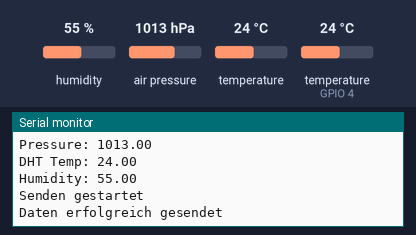
The sketch below on a simulated ESP32. Parts: the last lines printed to the serial monitor. Inputs (shaded band) come from the test bench; at power-on: humidity 55 %, air pressure 1013 hPa, temperature 24 °C, temperature (sensor on GPIO 4) 24 °C.

Above: at 1.3 s.
1.4 s: humidity set to 22 %
At 11.1 s:
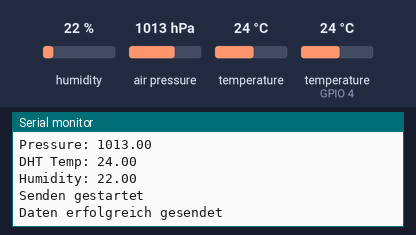
11.4 s: air pressure set to 952 hPa
21.4 s: temperature (sensor 0) set to 12 °C
31.4 s: temperature (sensor on GPIO 4) set to 12 °C
41.4 s: humidity set to 40 %
At 51.1 s:
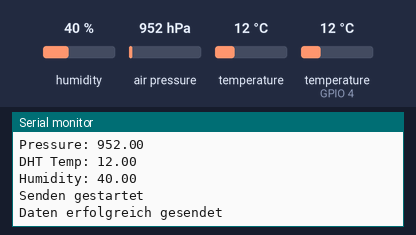
51.4 s: air pressure set to 975 hPa
Timing chart, 0 to 54.4 s (numbered marks = the images above; inputs shaded):
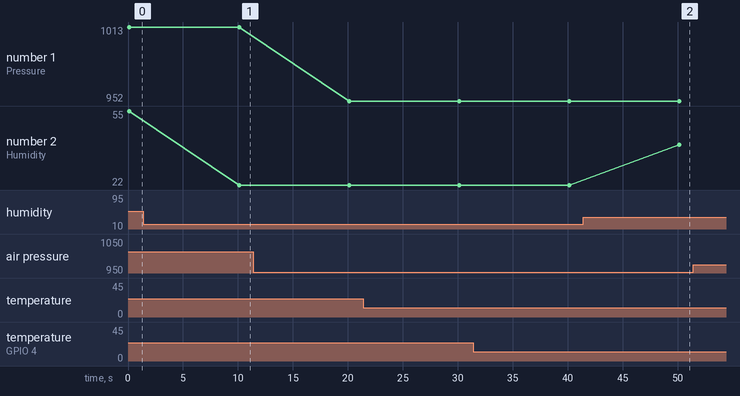

Measured:
- after the input at 1.4 s, the serial monitor: prints a new line after 8.7 s (image 1)
- after the input at 41.4 s, the serial monitor: prints a new line after 8.8 s (image 2)
- plotted number 1: 1013 → 952 after the input at 11.4 s, 952 → 975 after the input at 51.4 s
- plotted number 2: 55 → 22 after the input at 1.4 s, 22 → 40 after the input at 41.4 s

The sketch:

Sender.ino
```cpp
// OUTSIDE MEASUREMENT DEVICE
// BMP280 + DHT22 + ESP-NOW
// Low Power without Deep Sleep

#include <WiFi.h>
#include <esp_now.h>
#include <Wire.h>
#include <Adafruit_Sensor.h>
#include <Adafruit_BMP280.h>
#include "DHT.h"


// ================================ BMP280 ==================================

#define BMP280_I2C_ADDRESS 0x76

Adafruit_BMP280 bmp;


// ================================ DHT22 ==================================

#define DHTPIN 4
#define DHTTYPE DHT22

DHT dht(DHTPIN, DHTTYPE);


// ================================ ESP NOW ================================

uint8_t receiverAddress[] = {
  0xB4, 0xBF, 0xE9, 0xDD, 0x3B, 0xE8
};


typedef struct struct_message {

  float bmpTemperature;
  float bmpPressure;

  float dhtHumidity;
  float dhtTemperature;

} struct_message;


struct_message myData;

esp_now_peer_info_t peerInfo;


// ================================ CALLBACK ================================

void OnDataSent(const uint8_t *mac_addr, esp_now_send_status_t status) {

  if (status == ESP_NOW_SEND_SUCCESS) {
    Serial.println("Daten erfolgreich gesendet");
  }
  else {
    Serial.println("Senden fehlgeschlagen");
  }

}


// ================================ SETUP ==================================

void setup() {

  Serial.begin(115200);

  // CPU langsamer für Strom sparen
  setCpuFrequencyMhz(80);

  // Bluetooth aus
  btStop();


  Wire.begin();


  // BMP280 starten
  if (!bmp.begin(BMP280_I2C_ADDRESS)) {

    Serial.println("BMP280 nicht gefunden!");

    while(true);
  }


  dht.begin();


  // ================= ESP NOW =================

  WiFi.mode(WIFI_STA);

  delay(100);


  Serial.print("Sender MAC: ");
  Serial.println(WiFi.macAddress());


  if (esp_now_init() != ESP_OK) {

    Serial.println("ESP-NOW Fehler");

    while(true);
  }


  esp_now_register_send_cb(OnDataSent);


  memcpy(peerInfo.peer_addr, receiverAddress, 6);

  peerInfo.channel = 0;
  peerInfo.encrypt = false;


  if (esp_now_add_peer(&peerInfo) != ESP_OK) {

    Serial.println("Peer Fehler");

    while(true);
  }


}


// ================================ LOOP ==================================

void loop() {


  Serial.println("----------------");
  Serial.println("Neue Messung");


  // BMP280 lesen

  myData.bmpTemperature = bmp.readTemperature();

  myData.bmpPressure =
      bmp.readPressure() / 100.0F;


  // DHT22 lesen

  myData.dhtHumidity =
      dht.readHumidity();

  myData.dhtTemperature =
      dht.readTemperature();


  if (isnan(myData.dhtHumidity) ||
      isnan(myData.dhtTemperature)) {

    Serial.println("DHT Fehler");

  }
  else {


    Serial.print("BMP Temp: ");
    Serial.println(myData.bmpTemperature);

    Serial.print("Pressure: ");
    Serial.println(myData.bmpPressure);

    Serial.print("DHT Temp: ");
    Serial.println(myData.dhtTemperature);

    Serial.print("Humidity: ");
    Serial.println(myData.dhtHumidity);


    esp_err_t result = esp_now_send(
      receiverAddress,
      (uint8_t *)&myData,
      sizeof(myData)
    );


    if(result == ESP_OK) {

      Serial.println("Senden gestartet");

    }
    else {

      Serial.println("ESP-NOW Fehler");

    }

  }


  // 10 Sekunden warten
  delay(10000);

}
```
